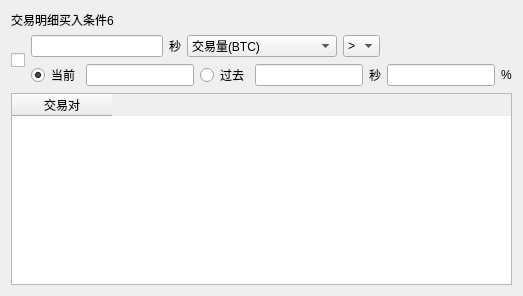
         <widget class="QWidget" name="widget_6" native="true">
          <layout class="QVBoxLayout" name="verticalLayout_16">
           <item>
            <widget class="QLabel" name="label_41">
             <property name="text">
              <string>交易明细买入条件6</string>
             </property>
            </widget>
           </item>
           <item>
            <layout class="QHBoxLayout" name="horizontalLayout_19">
             <item>
              <widget class="QCheckBox" name="cb_buyQuantitative_6">
               <property name="text">
                <string/>
               </property>
              </widget>
             </item>
             <item>
              <layout class="QVBoxLayout" name="verticalLayout_17">
               <item>
                <layout class="QHBoxLayout" name="horizontalLayout_20">
                 <item>
                  <widget class="QLineEdit" name="edt_param_1_6"/>
                 </item>
                 <item>
                  <widget class="QLabel" name="label_21">
                   <property name="text">
                    <string>秒</string>
                   </property>
                  </widget>
                 </item>
                 <item>
                  <widget class="QComboBox" name="cb_quan_type_6">
                   <property name="minimumSize">
                    <size>
                     <width>150</width>
                     <height>0</height>
                    </size>
                   </property>
                   <item>
                    <property name="text">
                     <string>交易量(BTC)</string>
                    </property>
                   </item>
                   <item>
                    <property name="text">
                     <string>交易次数</string>
                    </property>
                   </item>
                  </widget>
                 </item>
                 <item>
                  <widget class="QComboBox" name="cb_param_2_6">
                   <item>
                    <property name="text">
                     <string>&gt;</string>
                    </property>
                   </item>
                   <item>
                    <property name="text">
                     <string>&lt;</string>
                    </property>
                   </item>
                  </widget>
                 </item>
                 <item>
                  <spacer name="horizontalSpacer_6">
                   <property name="orientation">
                    <enum>Qt::Horizontal</enum>
                   </property>
                   <property name="sizeHint" stdset="0">
                    <size>
                     <width>40</width>
                     <height>20</height>
                    </size>
                   </property>
                  </spacer>
                 </item>
                </layout>
               </item>
               <item>
                <layout class="QHBoxLayout" name="horizontalLayout_21">
                 <item>
                  <widget class="QRadioButton" name="radio_param_31_6">
                   <property name="text">
                    <string>当前</string>
                   </property>
                   <property name="checked">
                    <bool>true</bool>
                   </property>
                  </widget>
                 </item>
                 <item>
                  <widget class="QLineEdit" name="edt_Param_41_6"/>
                 </item>
                 <item>
                  <widget class="QRadioButton" name="radio_param_32_6">
                   <property name="text">
                    <string>过去</string>
                   </property>
                  </widget>
                 </item>
                 <item>
                  <widget class="QLineEdit" name="edt_Param_42_6"/>
                 </item>
                 <item>
                  <widget class="QLabel" name="label_22">
                   <property name="text">
                    <string>秒</string>
                   </property>
                  </widget>
                 </item>
                 <item>
                  <widget class="QLineEdit" name="edt_Param_5_6"/>
                 </item>
                 <item>
                  <widget class="QLabel" name="label_23">
                   <property name="text">
                    <string>%</string>
                   </property>
                  </widget>
                 </item>
                </layout>
               </item>
              </layout>
             </item>
            </layout>
           </item>
           <item>
            <widget class="QTableWidget" name="tab_buyQuantitative_6">
             <property name="sortingEnabled">
              <bool>true</bool>
             </property>
             <column>
              <property name="text">
               <string>交易对</string>
              </property>
             </column>
            </widget>
           </item>
          </layout>
         </widget>
